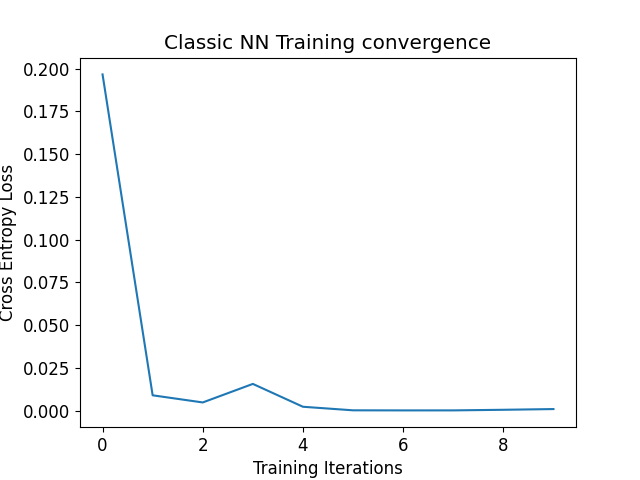

This figure's Python source:
#definition of a classical NN for 0-1 MNIST data recognition.
#results used to make comparison

#importing packages
import numpy as np
import matplotlib.pyplot as plt

import torch
from torch.autograd import Function
from torchvision import datasets, transforms
import torch.optim as optim
import torch.nn as nn
import torch.nn.functional as F

import time


#global variable definition
learning_rate = 0.001
epochs = 10

##################
#DATA LOADING
#training data
n_samples = 100
X_train = datasets.MNIST(root='./data', train=True, download=True, transform=transforms.Compose([transforms.ToTensor()]))
#keeping only labels 0 and 1
idx = np.append(np.where(X_train.targets == 0)[0][:n_samples],
                np.where(X_train.targets == 1)[0][:n_samples])


X_train.data = X_train.data[idx] #tensor values
X_train.targets = X_train.targets[idx]#tensor labels
#print(X_train.targets.max())

#making batches (dim = 1). Ir returns an iterable(pytorch tensor)
train_loader = torch.utils.data.DataLoader(X_train, batch_size=1, shuffle=True)
data_iter = iter(train_loader)#making the iterable an iterator, an object with the next method that can be used in a for cycle


#showing samples
n_samples_show = 6
fig, axes = plt.subplots(nrows=1, ncols=int(n_samples_show), figsize=(10, 3))
#subolot returns the figure and axis that are indipendent as default

while n_samples_show > 0:
    images, targets = data_iter.__next__()

    axes[int(n_samples_show) - 1].imshow(images[0].numpy().squeeze(), cmap='gray')#squeeze removes unuseful dim(1). Converting into a numpy vector
    axes[int(n_samples_show) - 1].set_xticks([])
    axes[int(n_samples_show) - 1].set_yticks([])
    axes[int(n_samples_show) - 1].set_title("Labeled: {}".format(targets.item()))

    n_samples_show -= 1


#validation data
n_samples = 100

X_test = datasets.MNIST(root='./data', train=False, download=True,
                        transform=transforms.Compose([transforms.ToTensor()]))

idx = np.append(np.where(X_test.targets == 0)[0][:n_samples],
                np.where(X_test.targets == 1)[0][:n_samples])

X_test.data = X_test.data[idx] #tensor values
X_test.targets = X_test.targets[idx]#tensor labels
print(X_test.targets.max())


test_loader = torch.utils.data.DataLoader(X_test, batch_size=1, shuffle=True)


#########################
#CREATING THE NN
class Net(nn.Module):

    def __init__(self):
        super(Net, self).__init__()
        self.conv1 = nn.Conv2d(1, 6, kernel_size=5) #input = gray scale
        self.conv2 = nn.Conv2d(6, 16, kernel_size=5)
        self.dropout = nn.Dropout2d() #deactivating randomly some neurons to avoid overfitting
        self.fc1 = nn.Linear(256, 64) #input dimension: CH(16) x Matrix_dim
        self.fc2 = nn.Linear(64,2)

    def forward(self, x):
        x = F.max_pool2d(F.relu(self.conv1(x)),2)
        x = F.max_pool2d(F.relu(self.conv2(x)),2)
        x = self.dropout(x)
        x = x.view(1,-1) #reshaping tensor
        x = F.relu(self.fc1(x))
        x = self.fc2(x)

        return x #returning probabilities in a 2D vector
    #not using softmax because the loss function is CrossEntropyLoss




#######################
#TRAINING AND TESTING
#importing packages
import Training_Testing as TT

#Training the NN
#we can use any optimizer, learning rate and cost/loss function to train over multiple epochs

model = Net()
params = list(model.parameters())

optimizer = optim.Adam(params, learning_rate)
loss_func = nn.CrossEntropyLoss()

#training and evaluating training time
loss_list = []
model.train() #training the module in training mode(specifying the intention to the layers). Used for dropout or batchnorm

begin = time.time()
loss_list = (TT.training_loop(epochs, optimizer, model, loss_func, train_loader))
end = time.time()


#plotting the training graph
plt.figure(num=2)
plt.rcParams.update({'font.size': 12})
plt.plot(loss_list)
plt.title('Classic NN Training convergence')
plt.xlabel('Training Iterations')
plt.ylabel('Cross Entropy Loss')

###########################
#TESTING THE NN
n_test_show = 6
fig, axes = plt.subplots(nrows=1, ncols=n_test_show, figsize=(10, 3))

model.eval()
TT.validate(model, test_loader, loss_func, n_test_show, axes)


print('The training took : ', end - begin,'s to complete')

plt.show()

#RESULTS
#the training took 6.71 seconds to complete
#Performance on test data:
#Loss: 0.40, Accuracy: 100%
